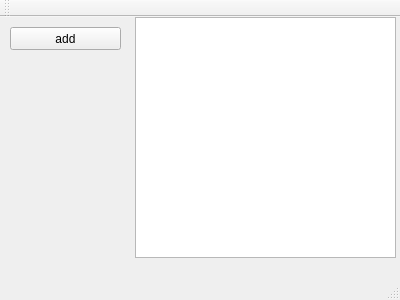
<?xml version="1.0" encoding="UTF-8"?>
<ui version="4.0">
 <class>MainWindow</class>
 <widget class="QMainWindow" name="MainWindow">
  <property name="geometry">
   <rect>
    <x>0</x>
    <y>0</y>
    <width>400</width>
    <height>300</height>
   </rect>
  </property>
  <property name="windowTitle">
   <string>MainWindow</string>
  </property>
  <widget class="QWidget" name="centralWidget">
   <widget class="QGraphicsView" name="graphicsView">
    <property name="geometry">
     <rect>
      <x>135</x>
      <y>0</y>
      <width>261</width>
      <height>241</height>
     </rect>
    </property>
   </widget>
   <widget class="QPushButton" name="pushButton">
    <property name="geometry">
     <rect>
      <x>10</x>
      <y>10</y>
      <width>111</width>
      <height>23</height>
     </rect>
    </property>
    <property name="text">
     <string>add</string>
    </property>
   </widget>
  </widget>
  <widget class="QMenuBar" name="menuBar">
   <property name="geometry">
    <rect>
     <x>0</x>
     <y>0</y>
     <width>400</width>
     <height>21</height>
    </rect>
   </property>
  </widget>
  <widget class="QToolBar" name="mainToolBar">
   <attribute name="toolBarArea">
    <enum>TopToolBarArea</enum>
   </attribute>
   <attribute name="toolBarBreak">
    <bool>false</bool>
   </attribute>
  </widget>
  <widget class="QStatusBar" name="statusBar"/>
 </widget>
 <layoutdefault spacing="6" margin="11"/>
 <resources/>
 <connections/>
</ui>
